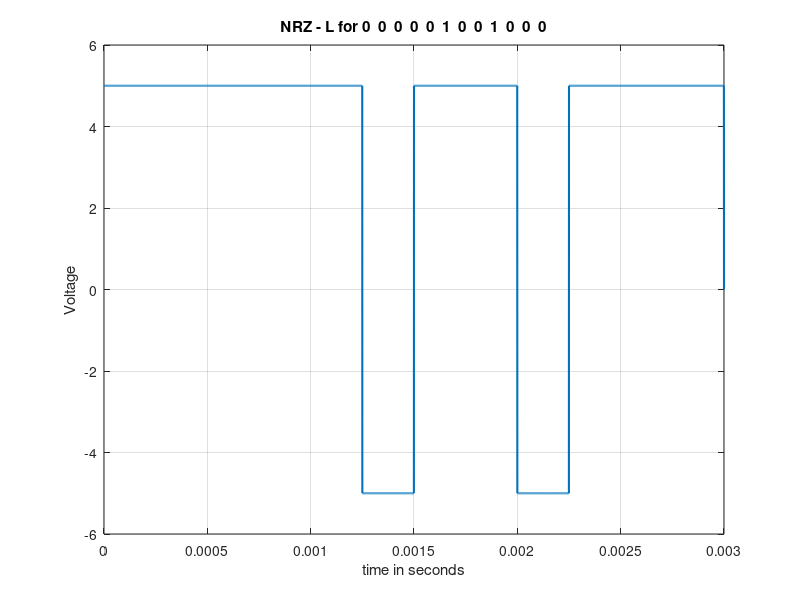

This chart was generated by the following MATLAB code:
% polar NRZ-L

% 22-47048-1
% AB-CDEFG-H


clc 
clear all 
close all 
bit_stream = [0 0 0 0 0 1 0 0 1 0 0 0]; 
no_bits = length(bit_stream); 
bit_rate = 4000; % 1 kbps 
pulse_per_bit = 1; % for unipolar nrz 
pulse_duration = 1/((pulse_per_bit)*(bit_rate)); 
no_pulses = no_bits*pulse_per_bit; 
samples_per_pulse = 500; 
fs = (samples_per_pulse)/(pulse_duration); %sampling frequency 
% including pulse duration in sampling frequency 
% ensures having enough samples in each pulse  
t = 0:1/fs:(no_pulses)*(pulse_duration); % sampling interval 
% total duration = (no_pulse)*(pulse_duration) 
no_samples = length(t); % total number of samples 
dig_sig = zeros(1,no_samples); 
max_voltage = 5; 
min_voltage = -5; 
for i = 1:no_bits 
    if bit_stream(i) == 0
        dig_sig(((i-1)*(samples_per_pulse)+1):i*(samples_per_pulse)) = max_voltage*ones(1,samples_per_pulse); 
    else 
        dig_sig(((i-1)*(samples_per_pulse)+1):i*(samples_per_pulse)) = min_voltage*ones(1,samples_per_pulse); 
    end 
end 
plot(t,dig_sig,'linewidth',1.5) 
grid on 
xlabel('time in seconds') 
ylabel('Voltage') 
ylim([(min_voltage - (max_voltage)*0.2) 
(max_voltage+max_voltage*0.2)]) 
title(['NRZ - L for ',num2str(bit_stream),''])